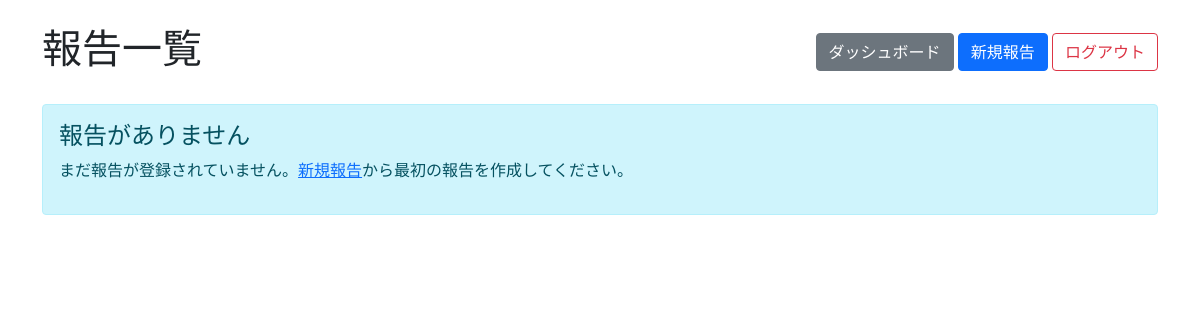
The app's page /reports (signed in), older data.
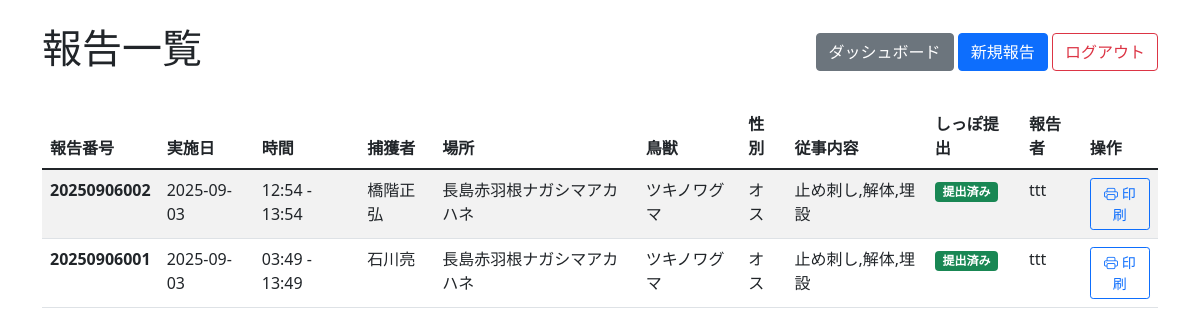
The same page, newer data.
### app.py (models this page shows)
class Report(Model):
    reportno = CharField(unique=True)  # 報告番号
    user = CharField()  # ユーザー名（またはID）
    date = CharField()
    start_time = CharField()
    end_time = CharField()
    method = CharField()
    hunter = CharField()
    team_members = CharField(null=True)  # 実施隊従事者（カンマ区切りで保存）
    location = CharField()
    animal = CharField()
    sex = CharField()
    tasks = CharField()  # カンマ区切りで保存
    tail_submitted = CharField()  # "yes" or "no"
    class Meta:
        database = db

### app.py (the view)
@app.route("/reports")
def reports():
    if "user_id" not in session:
        return redirect("/login")
    user = User.get_by_id(session["user_id"])
    if user.role == "admin":
        reports_list = Report.select().order_by(Report.reportno.desc())
    else:
        reports_list = Report.select().where(Report.user == user.name).order_by(Report.reportno.desc())
    return render_template("reports.html", reports=reports_list, user=user)

### templates/reports.html (shortened to what this page needs)
<!DOCTYPE html>
<html lang="ja">
<head>
    <link href="https://cdn.jsdelivr.net/npm/bootstrap@5.1.3/dist/css/bootstrap.min.css" rel="stylesheet">
    <link href="https://cdn.jsdelivr.net/npm/bootstrap-icons@1.7.2/font/bootstrap-icons.css" rel="stylesheet">
</head>
<body>
    <div class="container mt-4">
        <div class="d-flex justify-content-between align-items-center mb-4">
            <h1>報告一覧</h1>
            <div>
                <a href="/dashboard" class="btn btn-secondary">ダッシュボード</a>
                <a href="/report/new" class="btn btn-primary">新規報告</a>
                <a href="/logout" class="btn btn-outline-danger">ログアウト</a>
            </div>
        </div>
        {% if reports %}
        <div class="table-responsive">
            <table class="table table-striped">
                <thead>
                    <tr>
                        <th>報告番号</th>
                        <th>実施日</th>
                        <th>時間</th>
                        <th>捕獲者</th>
                        <th>場所</th>
                        <th>鳥獣</th>
                        <th>性別</th>
                        <th>従事内容</th>
                        <th>しっぽ提出</th>
                        <th>報告者</th>
                        <th>操作</th>
                    </tr>
                </thead>
                <tbody>
                    {% for report in reports %}
                    <tr>
                        <td><strong>{{ report.reportno }}</strong></td>
                        <td>{{ report.date }}</td>
                        <td>{{ report.start_time }} - {{ report.end_time }}</td>
                        <td>{{ report.hunter }}</td>
                        <td>{{ report.location }}</td>
                        <td>{{ report.animal }}</td>
                        <td>{{ report.sex }}</td>
                        <td>{{ report.tasks }}</td>
                        <td>
                            {% if report.tail_submitted == "yes" %}
                            <span class="badge bg-success">提出済み</span>
                            {% else %}
                            <span class="badge bg-warning">未提出</span>
                            {% endif %}
                        </td>
                        <td>{{ report.user }}</td>
                        <td>
                            <a href="/report/print/{{ report.id }}" target="_blank" class="btn btn-sm btn-outline-primary">
                                <i class="bi bi-printer"></i> 印刷
                            </a>
                        </td>
                    </tr>
                    {% endfor %}
                </tbody>
            </table>
        </div>
        {% else %}
        <div class="alert alert-info">
            <h4>報告がありません</h4>
            <p>まだ報告が登録されていません。<a href="/report/new">新規報告</a>から最初の報告を作成してください。</p>
        </div>
        {% endif %}
    </div>
</body>
</html>

Row changes from the older to the newer data that the page shows:
added Report: reportno "20250906002", date "2025-09-03", start_time "12:54", end_time "13:54", hunter "橋階正弘", location "長島赤羽根ナガシマアカハネ", animal "ツキノワグマ", sex "オス", tasks "止め刺し,解体,埋設", tail_submitted "提出済み", user "ttt"
added Report: reportno "20250906001", date "2025-09-03", start_time "03:49", end_time "13:49", hunter "石川亮", location "長島赤羽根ナガシマアカハネ", animal "ツキノワグマ", sex "オス", tasks "止め刺し,解体,埋設", tail_submitted "提出済み", user "ttt"
Text that changed along with them:
text no longer shown: "報告がありません まだ報告が登録されていません。 新規報告 から最初の報告を作成してください。"
text now shown: "報告番号 実施日 時間 捕獲者 場所 鳥獣 性別 従事内容 しっぽ提出 報告者 操作"
